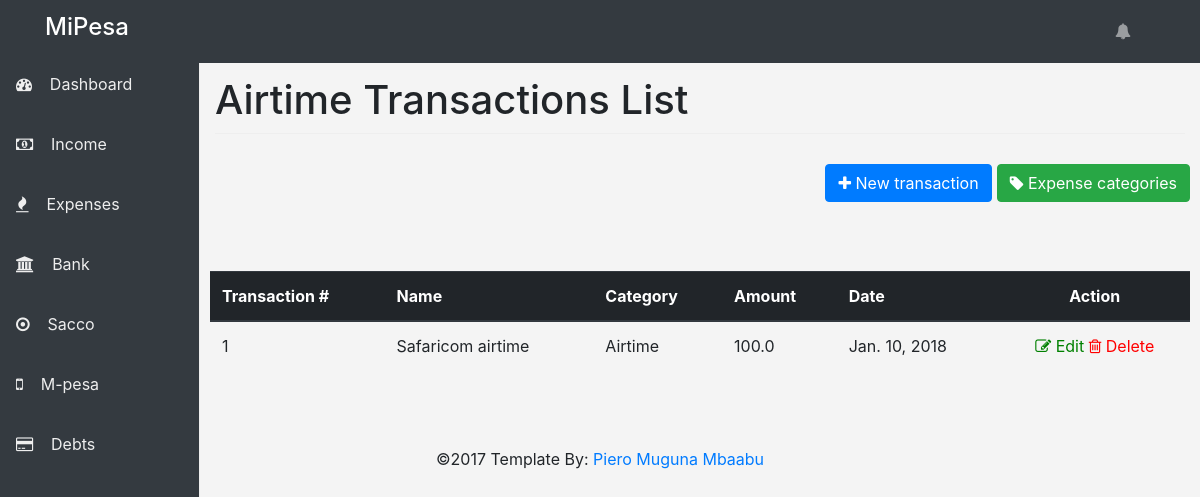
/expense/category-transactions/2/, run on an earlier commit of the app's database.
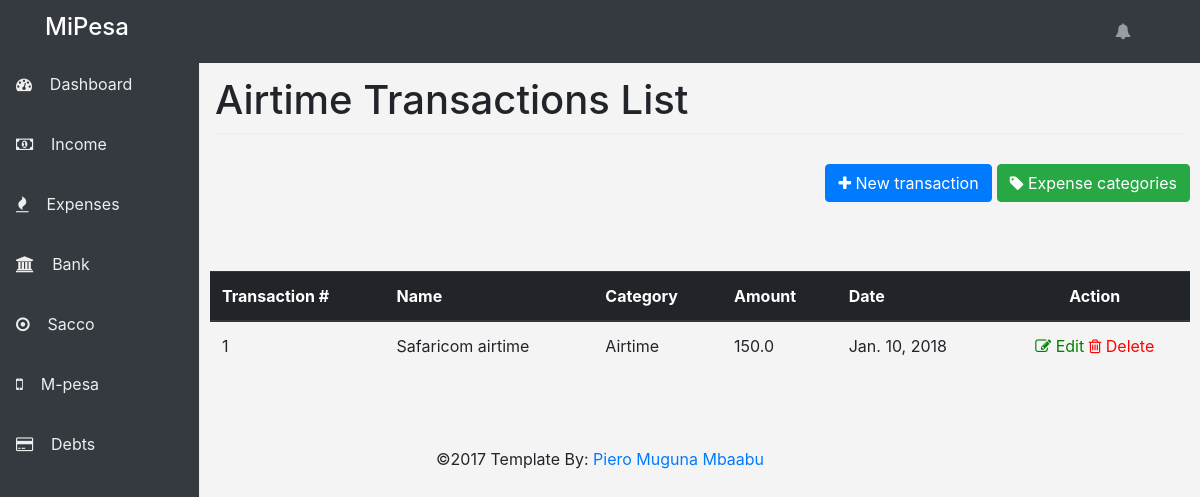
And on a later commit of the database.
### expense/models.py (models this page shows, shortened)
class ExpenseTransaction(models.Model):
	category = models.ForeignKey(ExpenseCategory, on_delete=models.CASCADE)
	expense_name = models.CharField(max_length=200)
	description = models.TextField(blank=True, default="")
	amount = models.FloatField()
	transaction_date = models.DateField()
	date_recorded = models.DateTimeField(auto_now_add=True)

class ExpenseCategory(models.Model):
	category_name = models.CharField(max_length=200)
	date_created = models.DateTimeField(auto_now_add=True)
	def __str__(self):
		return self.category_name

### expense/views.py (the view)
# urls.py: url(r'^category-transactions/(?P<category_pk>\d+)/$', views.fetch_category, name="fetch_category"),
def fetch_category(request, category_pk):
	template = 'expense/category.html'
	context = {
		'category' : get_object_or_404(ExpenseCategory, pk=category_pk),
	}
	return render(request, template, context)

### expense/templates/expense/category.html (shortened to what this page needs)
{% extends "base.html" %}
{% load humanize %}
{% block page_title %}{{ category }} Transactions List{% endblock %}
{% block content %}
<section class="page-head">
	<div class="row">
		<div class="page-nav">
			<a type="button" class="btn btn-success pull-right" href="{% url 'expense:expense_categories' %}">
			  <i class="fa fa-tag"></i> Expense categories
			</a>
			<button type="button" class="btn btn-primary pull-right" data-toggle="modal" data-target="#newTransaction">
			  <i class="fa fa-plus"></i> New transaction
			</button>
		</div>
	</div>
</section>
<section class="page-body">
	<div class="row">
		<div class="transaction-list">
			<table class="table">
				<thead class="thead-dark">
					<th>Transaction #</th>
					<th>Name</th>
					<th>Category</th>
					<th>Amount</th>
					<th>Date</th>
					<th class="text-center">Action</th>
				</thead>
				<tbody>
					{% for transaction in category.expensetransaction_set.all %}
					<tr>
						<td>{{ transaction.pk }}</td>
						<td>{{ transaction.expense_name }}</td>
						<td>{{ transaction.category }}</td>
						<td>{{ transaction.amount|intcomma }}</td>
						<td>{{ transaction.transaction_date }}</td>
						<td class="text-center">
							<a href="{% url 'expense:edit_transaction' transaction.pk %}" style="color: green;"><i class="fa fa-edit"></i> Edit</a>
							<a href="{% url 'expense:delete_transaction' transaction.pk %}" style="color: red;" onclick="return confirm('This action is irreversible. Are you sure?');"><i class="fa fa-trash-o"></i> Delete</a>
						</td>
					</tr>
					{% empty %}
					<tr>
						<td colspan="4" class="text-center"><h2>No {{ category }} transactions to display!</h2></td>
					</tr>
					{% endfor %}
				</tbody>
			</table>
		</div>
	</div>
</section>
{% endblock %}

What changed in the data, as far as the page shows it:
changed ExpenseTransaction "Safaricom airtime": amount "100.0" → "150.0"
